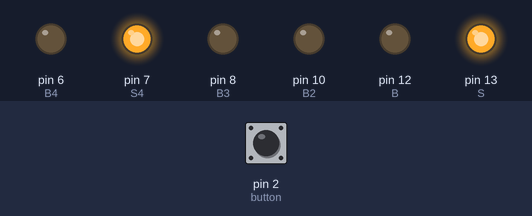
Simulated run of this sketch. Board: Arduino Uno, built with avr-gcc and run on an emulated ATmega328P. Parts: output pins drawn as LEDs (lit = HIGH). The test bench sets the inputs (shaded band); at power-on: pin 2 (button) HIGH. Pins used as bus, display or sensor lines are not drawn.

Above: at 1.2 s.
1.3 s: pin 2 (button) pulled LOW for 0.15 s
At 2.1 s:
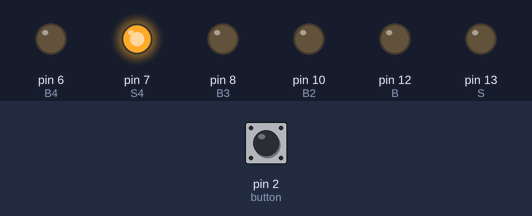
4.4 s: pin 2 (button) pulled LOW for 1 s
At 6.3 s:
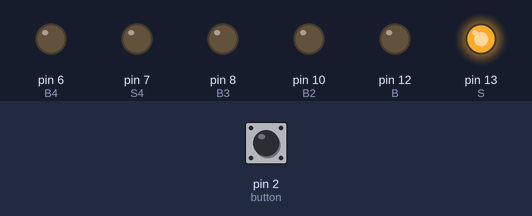
8.4 s: pin 2 (button) pulled LOW for 0.15 s
At 10.5 s:
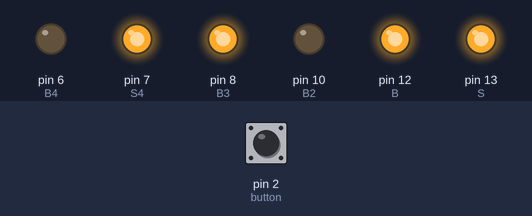
11.5 s: pin 2 (button) pulled LOW for 0.15 s
At 13.1 s:
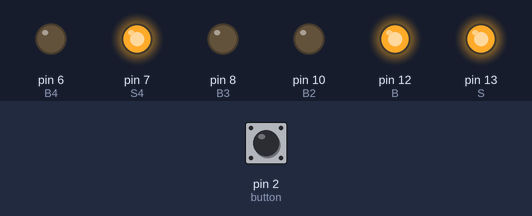
14.6 s: pin 2 (button) pulsed LOW 2 times (0.12 s each, 0.3 s apart)
At 15.9 s:
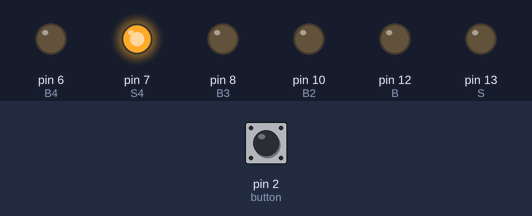
18.2 s: pin 2 (button) pulled LOW for 3.2 s
At 22.9 s:
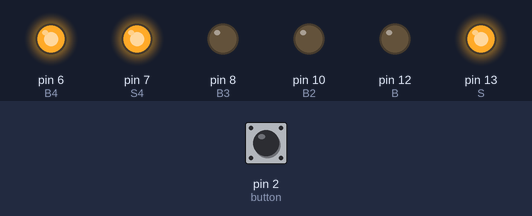
Timing chart, 0 to 28.0 s (numbered marks = the images above; inputs shaded):
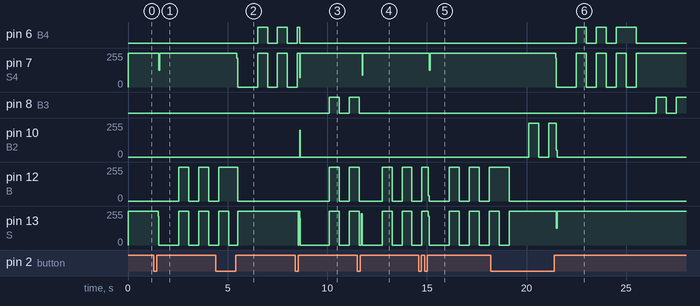

The sketch:

TEST2.ino
```cpp
int S=13;
int B=12;

int S2=11;
int B2=10;

int S3=9;
int B3=8;

int S4=7;
int B4=6;
int button=2;
volatile int contador=0;
int estadoBoton = 0;
int estadoAnterior = LOW;

void setup()
{
  pinMode(S, OUTPUT);
  pinMode(B, OUTPUT);
  pinMode(S2, OUTPUT);
  pinMode(B2, OUTPUT);
  pinMode(S3, OUTPUT);
  pinMode(B3, OUTPUT);
  pinMode(S4, OUTPUT);
  pinMode(B4, OUTPUT);
  pinMode(button, INPUT_PULLUP);
attachInterrupt(digitalPinToInterrupt(2),SECUENCIAS,HIGH);
}
void loop()
{
  digitalWrite(S,HIGH);
  digitalWrite(B,LOW);
  digitalWrite(S2,HIGH);
  digitalWrite(B2,LOW);
  digitalWrite(S3,HIGH);
  digitalWrite(B3,LOW);
  digitalWrite(S4,HIGH);
  digitalWrite(B4,LOW);
}
void SECUENCIAS(int S, int B,int S2,int B2,int  S3,int B3,int S4, int B4)
{
S=13;
B=12;
S2=11;
B2=10;
S3=9;
B3=8;
S4=7;
B4=6;
  if (digitalRead(2)==HIGH)
 {
  contador ++;
 }
  if (contador > 4)
 {
    contador = 0;
 }
estadoBoton = digitalRead(2);
 if ((estadoBoton == HIGH) && ( estadoAnterior == LOW)){
 delay(10);
  while (contador==1)
  {
  semaforoA(S, B);
  semaforoA(S2, B2);
  semaforoA(S3,B3);
  semaforoA(S4,B4);
  interrupts();
  }

  while(contador==2)
  {
  semaforoA(S4,B4);
  semaforoA(S3,B3);
  semaforoA(S2,B2);
  semaforoA(S,B);

  interrupts();
  }

  while (contador==3)
  {
   secuencia_AC_BD();
   interrupts();
  }
  while(contador==4)
  {
    semaforoA(S,B);
    semaforoA(S3,B3);
    semaforoA(S2,B2);
    semaforoA(S4,B4);
    interrupts();
  }

 }


}
void semaforoA(int S, int B)
{
  digitalWrite(S,LOW);
  digitalWrite(B,LOW);
  delay(500);
for(int i=1;i<4;i++)
{
  digitalWrite(S,LOW);
  digitalWrite(B,LOW);
  delay(500);
  digitalWrite(S,HIGH);
  digitalWrite(B,HIGH);
  delay(500);
}
  digitalWrite(S,LOW);
  digitalWrite(B,HIGH);
  delay(500);

  digitalWrite(S,HIGH);
  digitalWrite(B,LOW);
}

void secuencia_AC_BD()
{
  digitalWrite(S,LOW);
  digitalWrite(B,LOW);
  digitalWrite(S3,LOW);
  digitalWrite(B3,LOW);
  delay(1000);
for(int i=1;i<4;i++)
{
  digitalWrite(S,LOW);
  digitalWrite(B,LOW);
  digitalWrite(S3,LOW);
  digitalWrite(B3,LOW);
  delay(500);
  digitalWrite(S,HIGH);
  digitalWrite(B,HIGH);
  digitalWrite(S3,HIGH);
  digitalWrite(B3,HIGH);
  delay(500);
}
  digitalWrite(S,LOW);
  digitalWrite(B,HIGH);
  digitalWrite(S3,LOW);
  digitalWrite(B3,HIGH);
  delay(1000);

  digitalWrite(S,HIGH);
  digitalWrite(B,LOW);
  digitalWrite(S3,HIGH);
  digitalWrite(B3,LOW);

 digitalWrite(S2,HIGH);
 digitalWrite(B2,HIGH);
 digitalWrite(S4,HIGH);
 digitalWrite(B4,HIGH);

  digitalWrite(S2,LOW);
  digitalWrite(B2,LOW);
  digitalWrite(S4,LOW);
  digitalWrite(B4,LOW);
  delay(1000);
for(int i=1;i<4;i++)
{
  digitalWrite(S2,LOW);
  digitalWrite(B2,LOW);
  digitalWrite(S4,LOW);
  digitalWrite(B4,LOW);
  delay(500);
  digitalWrite(S2,HIGH);
  digitalWrite(B2,HIGH);
  digitalWrite(S4,HIGH);
  digitalWrite(B4,HIGH);
  delay(500);
}
  digitalWrite(S2,LOW);
  digitalWrite(B2,HIGH);
  digitalWrite(S4,LOW);
  digitalWrite(B4,HIGH);
  delay(1000);

  digitalWrite(S2,HIGH);
  digitalWrite(B2,LOW);
  digitalWrite(S4,HIGH);
  digitalWrite(B4,LOW);
}
```

Measured:
- after the input at 1.3 s, pin 7 (S4): 255/255 → 125/255 after 0.25 s, → 255/255 0.04 s later; pin 12 (B): alternates 255/255 for 0.50 s and 0/255 for 0.50 s, starting after 1.2 s; pin 13 (S): goes 0/255 1.0 s, 255/255 0.50 s, 0/255 0.50 s, 255/255 0.50 s, then 0/255, starting after 0.21 s
- after the input at 4.4 s, pin 6 (B4): alternates HIGH for 0.50 s and LOW for 0.50 s, starting after 2.1 s; pin 7 (S4): goes 0/255 1.0 s, 255/255 0.50 s, 0/255 0.50 s, 255/255 0.50 s, then 0/255, starting after 1.1 s; pin 10 (B2): stops changing and stays 0/255
- after the input at 8.4 s, pin 10 (B2): 0/255 → 201/255 after 0.21 s, → 0/255 0.04 s later; pin 12 (B): 0/255 → 255/255 after 1.7 s, → 0/255 0.50 s later, → 255/255 0.50 s later; pin 13 (S): 255/255 → 0/255 after 0.15 s, → 255/255 1.6 s later, → 0/255 0.50 s later, → 255/255 0.50 s later
- after the input at 11.5 s, pin 7 (S4): 255/255 → 87/255 after 0.25 s, → 255/255 0.04 s later; pin 8 (B3): goes on until 11.6 s, then stays LOW
- after the input at 14.6 s, pin 7 (S4): 255/255 → 125/255 after 0.52 s, → 255/255 0.04 s later; pin 8 (B3): stays LOW (without the input it goes to HIGH after 2.1 s)
- after the input at 18.2 s, pin 6 (B4): goes HIGH 0.50 s, LOW 0.50 s, HIGH 0.50 s, LOW 0.50 s, HIGH 1.0 s, then LOW, starting after 4.3 s
